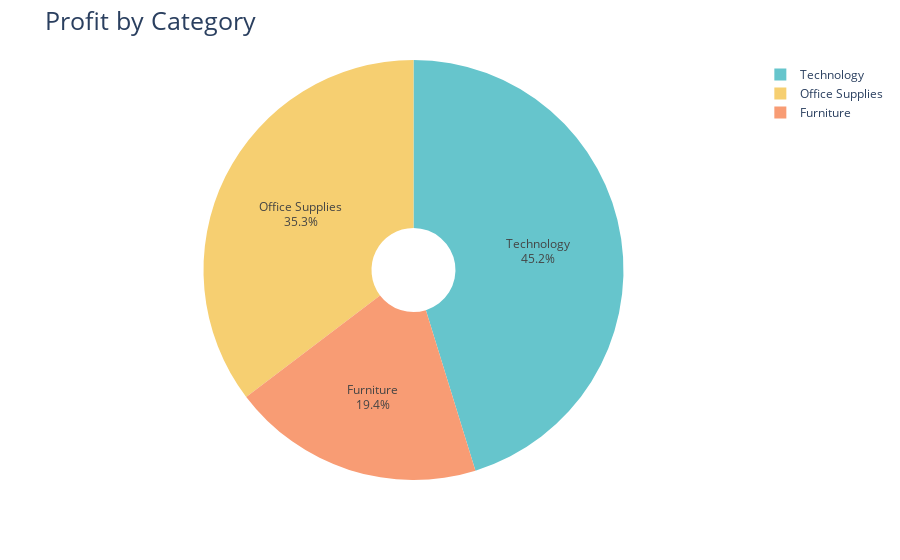

This figure's notebook cell:
### Code cell
profit_by_category = data.groupby("Category")['Profit'].sum().reset_index()

fig = px.pie(profit_by_category, names= 'Category', values = 'Profit', hole = 0.2, color_discrete_sequence = px.colors.qualitative.Pastel)
fig.update_layout(title_text = 'Profit by Category', title_font= dict(size=25))
fig.update_traces(textinfo = 'percent+label', textposition ='inside')
fig.show()

### Figure 1 — Plotly figure (JSON) as saved in the notebook; plotly's stock layout.template omitted (floating-point values rounded to 4 significant figures)
{"data": [{"domain": {"x": [0, 1], "y": [0, 1]}, "hole": 0.2, "hovertemplate": "Category=%{label}<br>Profit=%{value}<extra></extra>", "labels": ["Furniture", "Office Supplies", "Technology"], "legendgroup": "", "name": "", "showlegend": true, "textinfo": "percent+label", "textposition": "inside", "type": "pie", "values": [285200.0, 518500.0, 663800.0]}], "layout": {"autosize": true, "legend": {"tracegroupgap": 0}, "margin": {"t": 60}, "piecolorway": ["rgb(102, 197, 204)", "rgb(246, 207, 113)", "rgb(248, 156, 116)", "rgb(220, 176, 242)", "rgb(135, 197, 95)", "rgb(158, 185, 243)", "rgb(254, 136, 177)", "rgb(201, 219, 116)", "rgb(139, 224, 164)", "rgb(180, 151, 231)", "rgb(179, 179, 179)"], "title": {"font": {"size": 25}, "text": "Profit by Category"}}}
